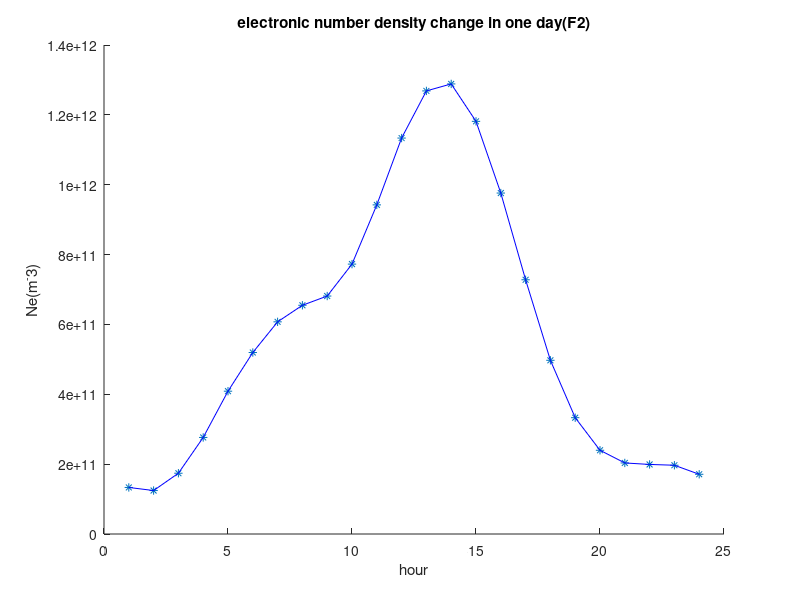

Write the MATLAB code that produced this figure.
% density change in year
clc;close all;clear;
densitychangeindays=importdata('200kmdensitychangeinday.csv',',',1);
densitychangeindays=densitychangeindays.data;
densitychangeindays=densitychangeindays(1:25,1:end);
hour=densitychangeindays(1:end,5);
for i=1:25
    hour(i)=round(hour(i)+24/460*densitychangeindays(1,4));
    if hour(i)>24
        hour(i)=hour(i)-24;
    end
end
density=zeros(25,1);
for i=1:25
    density(i,1)=mean(densitychangeindays(i,6:end));
end
figure(1)
hold on
hour=hour(1:end-1,1);
density=density(1:end-1,1);
hour1=zeros(24,1);
density1=zeros(24,1);
for i=18:24
    hour1(i-17,1)=hour(i,1);
    density1(i-17,1)=density(i,1);
end
for i=1:17
    hour1(i+7,1)=hour(i,1);
    density1(i+7,1)=density(i,1);
end
scatter(hour1,density1,'*k')
plot(hour1,density1,'b')
xlabel('hour');
ylabel('Ne(m^-3)');
title('electronic number density change in one day(F2)');


fc=9*((density).^(1/2))/(10^6);
seta=pi/6;
MUF=fc/cos(seta);
%plot(hour,MUF)

hold off

